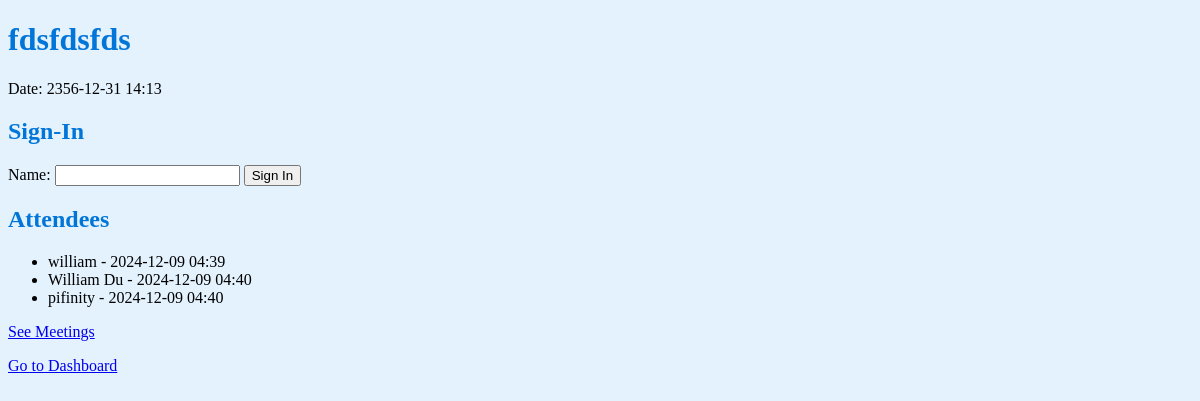
/meetings/3, run on the app's committed database.
### models.py (models this page shows)
class Meeting(db.Model):
    id = db.Column(db.Integer, primary_key=True)
    date = db.Column(db.DateTime, nullable=False)
    topic = db.Column(db.String(200), nullable=True)
    attendees = db.relationship('SignIn', backref='meeting', lazy=True)

class Member(db.Model):
    id = db.Column(db.Integer, primary_key=True)
    name = db.Column(db.String(100), nullable=False, unique=True)
    sign_ins = db.relationship('SignIn', backref='member', lazy=True)

class SignIn(db.Model):
    id = db.Column(db.Integer, primary_key=True)
    timestamp = db.Column(db.DateTime, default=lambda: datetime.utcnow())
    member_id = db.Column(db.Integer, db.ForeignKey('member.id'), nullable=False)
    meeting_id = db.Column(db.Integer, db.ForeignKey('meeting.id'), nullable=True)

### app.py (the view, shortened to what this page needs)
@app.route('/meetings/<int:meeting_id>', methods=['GET', 'POST'])
def meeting_detail(meeting_id):
    meeting = Meeting.query.get_or_404(meeting_id)
    attendees = [(sign_in.member.name, sign_in.timestamp) for sign_in in meeting.attendees]
    return render_template('meeting_detail.html', meeting=meeting, attendees=attendees)

### templates/meeting_detail.html (shortened to what this page needs)
{% extends 'base.html' %}
{% block content %}
<h1>{{ meeting.topic or 'Meeting' }}</h1>
<p>Date: {{ meeting.date.strftime('%Y-%m-%d %H:%M') }}</p>
<h2>Sign-In</h2>
<form method="POST" action="">
    <label for="name">Name:</label>
    <input type="text" id="name" name="name" required>
    <button type="submit">Sign In</button>
</form>
<h2>Attendees</h2>
<ul>
    {% for name, timestamp in attendees %}
    <li>{{ name }} - {{ timestamp.strftime('%Y-%m-%d %H:%M') }}</li>
    {% endfor %}
</ul>
<p><a href="{{ url_for('meetings') }}">See Meetings</a></p>
<p><a href="{{ url_for('dashboard') }}">Go to Dashboard</a></p>
{% endblock %}

### templates/meeting_detail.html (style rules this page uses)
body { background-color: #e3f2fd; }
h1, h2 { color: #0275d8; }

### data on the page
Meeting: topic "fdsfdsfds", date "2356-12-31 14:13"
Member: name "william", strftime "2024-12-09 04:39"
Member: name "William Du", strftime "2024-12-09 04:40"
Member: name "pifinity", strftime "2024-12-09 04:40"
